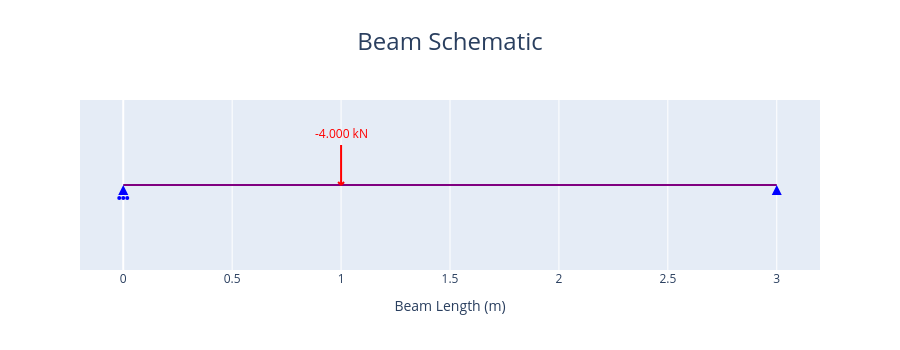

Write notebook code for a chart like this one.
### Code cell
fig = beam_2.plot_beam_diagram()

fig.show()

### Figure 1 — Plotly figure (JSON) as saved in the notebook; plotly's stock layout.template omitted (floating-point values rounded to 4 significant figures)
{"data": [{"hoverinfo": "skip", "hovertemplate": "%{x} %{meta[0]}", "line": {"color": "purple", "width": 2}, "meta": ["m"], "mode": "lines", "name": "Beam_", "type": "scatter", "x": [0, 3], "y": [0, 0]}, {"hoverinfo": "skip", "hovertemplate": "x: %{x:.3f} %{meta[1]}<br>Fixed: %{meta[0]}", "marker": {"color": "blue", "size": 10, "symbol": "triangle-up"}, "meta": ["[0, 1, 0]", "m"], "mode": "markers", "name": "Support", "opacity": 0, "showlegend": false, "type": "scatter", "x": [0], "y": [0]}, {"fill": "toself", "hoverinfo": "skip", "marker": {"color": "blue", "size": 10, "symbol": "arrow-up"}, "mode": "markers", "name": "Support", "showlegend": false, "type": "scatter", "x": [0], "y": [0]}, {"hoverinfo": "skip", "hovertemplate": "x: %{x:.3f} %{meta[1]}<br>Fixed: %{meta[0]}", "marker": {"color": "blue", "size": 10, "symbol": "triangle-up"}, "meta": ["[1, 1, 0]", "m"], "mode": "markers", "name": "Support", "opacity": 0, "showlegend": false, "type": "scatter", "x": [3], "y": [0]}, {"fill": "toself", "hoverinfo": "skip", "marker": {"color": "blue", "size": 10, "symbol": "arrow-up"}, "mode": "markers", "name": "Support", "showlegend": false, "type": "scatter", "x": [3], "y": [0]}, {"hoverinfo": "skip", "hovertemplate": "x: %{meta[1]:.3f} %{meta[2]}<br>Force: %{meta[0]:.3f} %{meta[3]}            <br>Angle: %{meta[5]:.3f} deg", "marker": {"color": "red", "size": 10, "symbol": "triangle-up"}, "meta": [-4, 1, "m", "kN", "kN.m", 90], "mode": "markers", "name": "Point<br>Load", "opacity": 0, "showlegend": false, "type": "scatter", "x": [1], "y": [0]}], "layout": {"annotations": [{"font": {"color": "red"}, "showarrow": false, "text": "-4.000 kN", "x": 1, "xref": "x", "xshift": 0, "y": 0, "yref": "y", "yshift": 52}], "height": 350, "hovermode": "x", "shapes": [{"fillcolor": "blue", "line": {"color": "blue"}, "type": "circle", "x0": -1, "x1": 1, "xanchor": 0, "xref": "x", "xsizemode": "pixel", "y0": -14, "y1": -12, "yanchor": 0, "yref": "y", "ysizemode": "pixel"}, {"fillcolor": "blue", "line": {"color": "blue"}, "type": "circle", "x0": -5, "x1": -3, "xanchor": 0, "xref": "x", "xsizemode": "pixel", "y0": -14, "y1": -12, "yanchor": 0, "yref": "y", "ysizemode": "pixel"}, {"fillcolor": "blue", "line": {"color": "blue"}, "type": "circle", "x0": 3, "x1": 5, "xanchor": 0, "xref": "x", "xsizemode": "pixel", "y0": -14, "y1": -12, "yanchor": 0, "yref": "y", "ysizemode": "pixel"}, {"line": {"color": "red", "width": 2}, "type": "line", "x0": 0, "x1": -3, "xanchor": 1, "xref": "x", "xsizemode": "pixel", "y0": 0, "y1": 3, "yanchor": 0, "yref": "y", "ysizemode": "pixel"}, {"line": {"color": "red", "width": 2}, "type": "line", "x0": 0, "x1": 3, "xanchor": 1, "xref": "x", "xsizemode": "pixel", "y0": 0, "y1": 3, "yanchor": 0, "yref": "y", "ysizemode": "pixel"}, {"line": {"color": "red", "width": 2}, "type": "line", "x0": 0, "x1": 0, "xanchor": 1, "xref": "x", "xsizemode": "pixel", "y0": 0, "y1": 40, "yanchor": 0, "yref": "y", "ysizemode": "pixel"}], "showlegend": false, "title": {"font": {"size": 24}, "text": "Beam Schematic", "x": 0.5}, "xaxis": {"title": {"text": "Beam Length (m)"}}, "yaxis": {"fixedrange": true, "range": [-3, 3], "visible": false}}}
